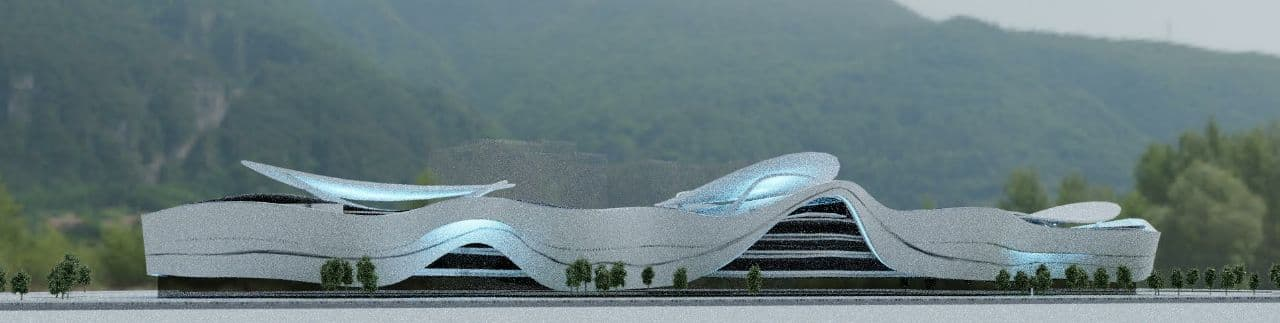
#> input picture pc/projects/smalling/photo_2021-09-08_15-17-54.jpg, 1280 x 323 px; its folder holds 4 pictures in this run
$ python smallify.py
#> lines starting #> are read from the running program, lines starting #| are printed output that depends on the picture
import os
from PIL import Image

for path in os.listdir():
    if os.path.isfile(path):
        # try:
        img = Image.open(os.path.realpath(path))
#> img is the input picture: PIL image 1280x323 RGB; mean R, G, B 105.5, 124.2, 126.9
        img = img.convert('RGB')
        img.save(path+'HR.jpg')
        # img = Image.open(os.path.realpath(path)+'\\title.png')
        img = img.convert('RGB')
        img.thumbnail((300,200))
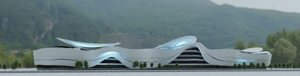
#> img: PIL image 300x76 RGB; mean R, G, B 105.7, 124.4, 127.1
        img.save(path+'LR.jpg')
#> pass 2 of the loop `for path in os.listdir():`:
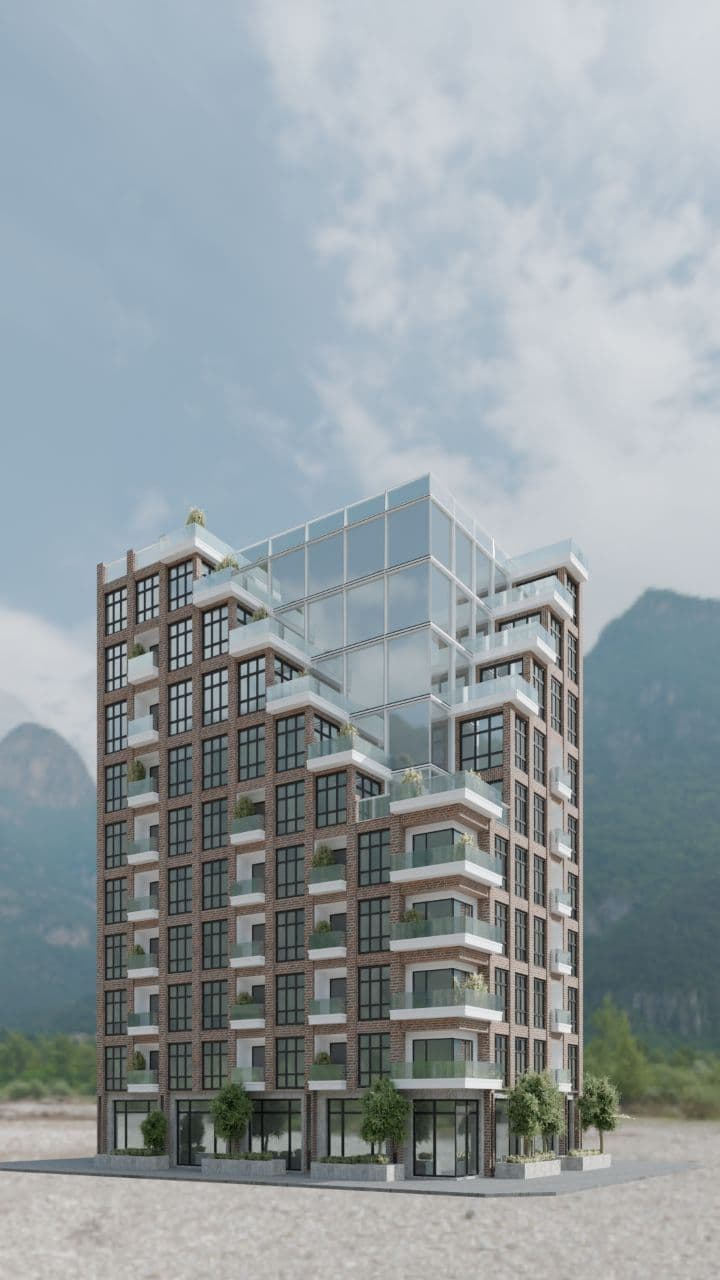
#> input picture pc/projects/smalling/photo_2021-09-08_15-18-03.jpg, 720 x 1280 px
#> img is the input picture: PIL image 720x1280 RGB; mean R, G, B 146.8, 156.1, 160.4
#> `img.thumbnail((300,200))`:
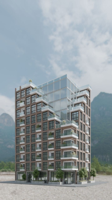
#> img: PIL image 112x200 RGB; mean R, G, B 146.7, 156, 160.4
#> (the run stopped early here; a loop or call above may not have finished)
